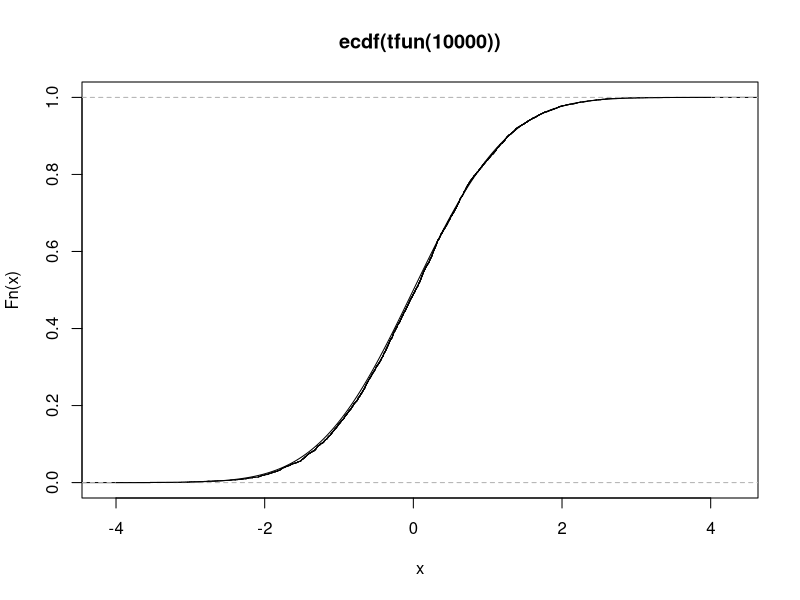

Reproduce this figure in R.

mclip <- function(x) {
  stopifnot(all(x <= 1) && all(x >= 0))
  x[x == 0] <- max(x[x != 0])
  x[x == 1] <- min(x[x != 1])
  x
}

tfun <- function(n) {
  smpl <- \(n) rnorm(n) + rnorm(n) + rt(n, df = 5) + rchisq(n, df = 1)
  tsmpl <- ecdf(smpl(n))(smpl(n))
  qnorm(mclip(tsmpl))
}

plot(ecdf(tfun(1e4)))
ry <- seq(-4, 4, length.out = 1e3)
lines(ry, pnorm(ry))
